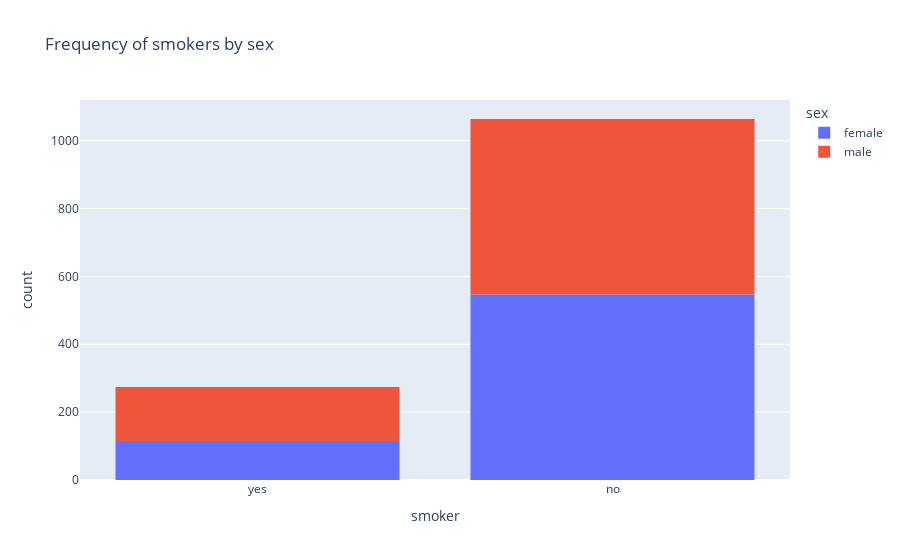

The cell this chart's notebook holds for it:
### Markdown cell above
The histogram above shows that most of the population are non-smokers (represented by gray) and they tend to have lower medical charges compared to smokers. Non-smokers have a median medical charge of around 7300 whiles smokers have a median medical charge of around 34000.   
Now let's check the proportion of smokers and non smokers for the various genders.

### Code cell
fig5 = px.histogram(medical_df, x='smoker', color='sex', title='Frequency of smokers by sex')
fig5.show()

### Figure 1 — Plotly figure (JSON) as saved in the notebook; plotly's stock layout.template omitted (floating-point values rounded to 4 significant figures; data arrays with more than 128 entries replaced by an {"elided": "..."} marker saying what was removed)
{"data": [{"alignmentgroup": "True", "bingroup": "x", "hovertemplate": "sex=female<br>smoker=%{x}<br>count=%{y}<extra></extra>", "legendgroup": "female", "marker": {"color": "#636efa", "pattern": {"shape": ""}}, "name": "female", "offsetgroup": "female", "orientation": "v", "showlegend": true, "type": "histogram", "x": {"elided": "662 str values"}, "xaxis": "x", "yaxis": "y"}, {"alignmentgroup": "True", "bingroup": "x", "hovertemplate": "sex=male<br>smoker=%{x}<br>count=%{y}<extra></extra>", "legendgroup": "male", "marker": {"color": "#EF553B", "pattern": {"shape": ""}}, "name": "male", "offsetgroup": "male", "orientation": "v", "showlegend": true, "type": "histogram", "x": {"elided": "676 str values"}, "xaxis": "x", "yaxis": "y"}], "layout": {"barmode": "relative", "legend": {"title": {"text": "sex"}, "tracegroupgap": 0}, "title": {"text": "Frequency of smokers by sex"}, "xaxis": {"anchor": "y", "domain": [0, 1], "title": {"text": "smoker"}}, "yaxis": {"anchor": "x", "domain": [0, 1], "title": {"text": "count"}}}}
